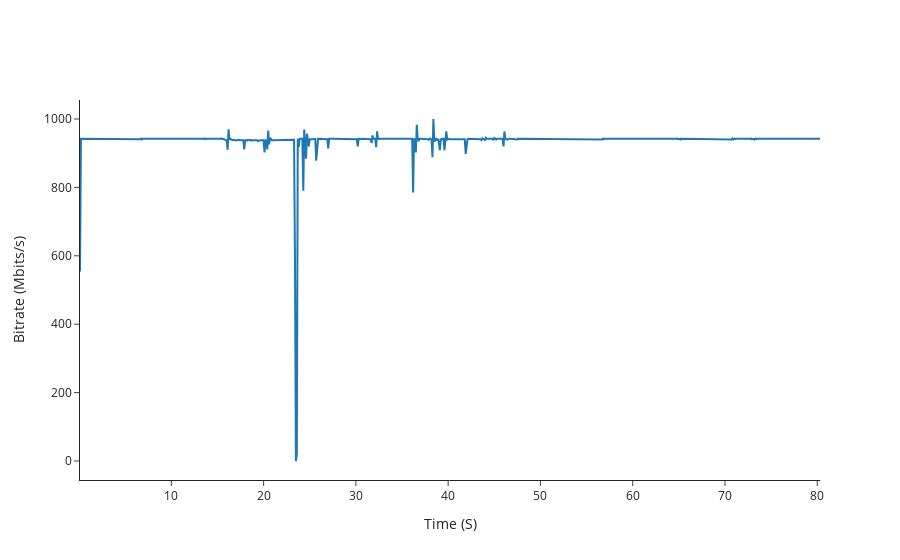
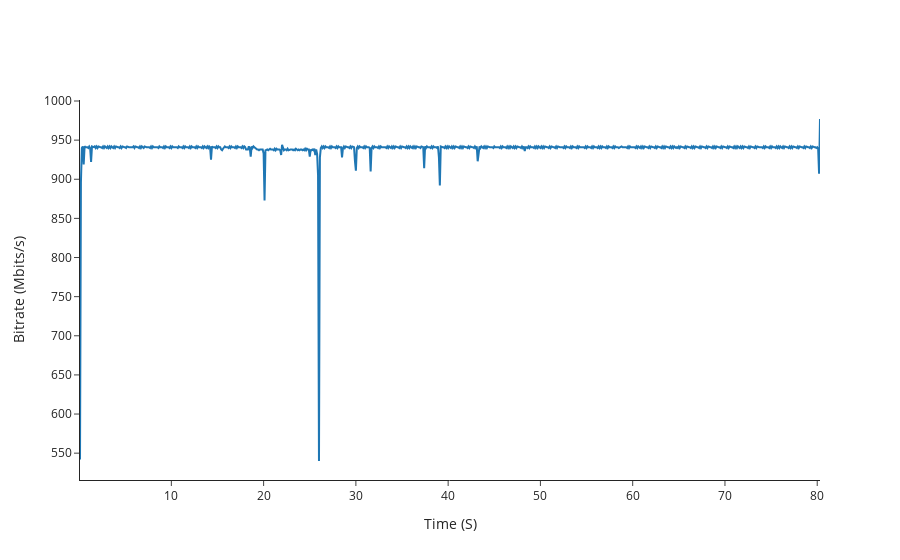
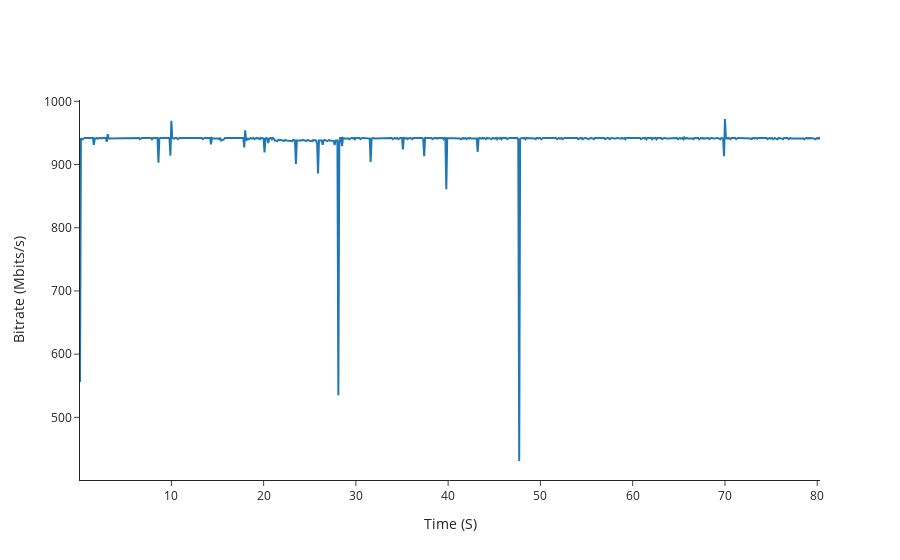
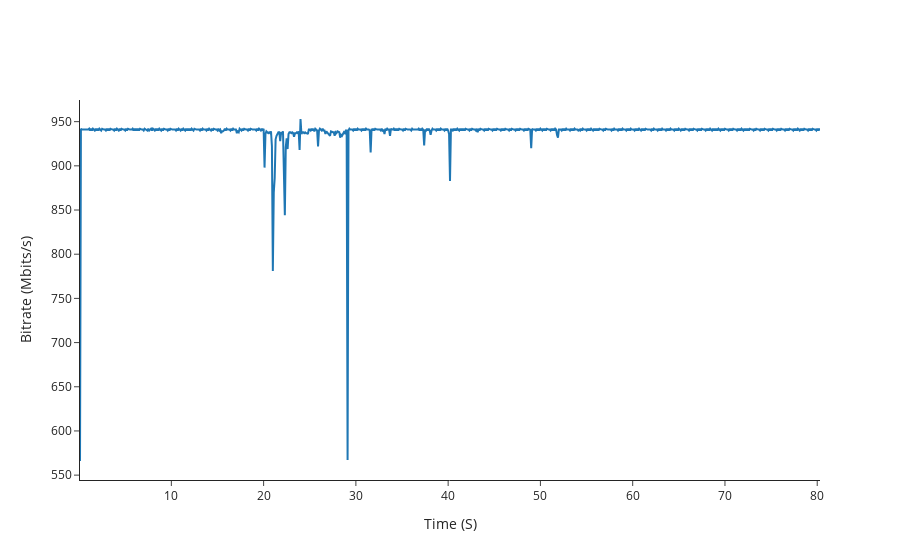

The notebook cell saved with these charts, in order:
### Code cell
def plot_graph(data, ram_size):
    layout = go.Layout( xaxis=dict(title='Time (S)'), yaxis=dict(title='Bitrate (Mbits/s)'), template='simple_white' )
    
    trace1 = go.Scatter(x=data['Time'], y=data['Bitrate'], name='Bitrate', mode='lines')
    fig = go.Figure(data=[trace1], layout=layout)
    
    fig.write_image(f"./iperf_{ram_size}.png",scale=1, width=1920)
    
    fig.show()

for file in os.listdir(".\iperf"):
    if file.endswith(".csv"):
        print(f'Generated Graph For RAM {file.split("_")[1].strip("ram")} ')
        csv_data = pd.read_csv(f'S:\Python Virtual ENV\Chart Generation\iperf\\{file}')
        plot_graph(csv_data, file.split("_")[1].strip("ram"))
        print("\n")

### Figure 1 — Plotly figure (JSON) as saved in the notebook; plotly's stock layout.template omitted (floating-point values rounded to 4 significant figures; data arrays with more than 128 entries replaced by an {"elided": "..."} marker saying what was removed)
{"data": [{"mode": "lines", "name": "Bitrate", "x": {"elided": "803 float values"}, "y": {"elided": "803 float values"}, "type": "scatter"}], "layout": {"xaxis": {"title": {"text": "Time (S)"}}, "yaxis": {"title": {"text": "Bitrate (Mbits/s)"}}}}

### Figure 2 — Plotly figure (JSON) as saved in the notebook; plotly's stock layout.template omitted (floating-point values rounded to 4 significant figures; data arrays with more than 128 entries replaced by an {"elided": "..."} marker saying what was removed)
{"data": [{"mode": "lines", "name": "Bitrate", "x": {"elided": "803 float values"}, "y": {"elided": "803 int values"}, "type": "scatter"}], "layout": {"xaxis": {"title": {"text": "Time (S)"}}, "yaxis": {"title": {"text": "Bitrate (Mbits/s)"}}}}

### Figure 3 — Plotly figure (JSON) as saved in the notebook; plotly's stock layout.template omitted (floating-point values rounded to 4 significant figures; data arrays with more than 128 entries replaced by an {"elided": "..."} marker saying what was removed)
{"data": [{"mode": "lines", "name": "Bitrate", "x": {"elided": "803 float values"}, "y": {"elided": "803 int values"}, "type": "scatter"}], "layout": {"xaxis": {"title": {"text": "Time (S)"}}, "yaxis": {"title": {"text": "Bitrate (Mbits/s)"}}}}

### Figure 4 — Plotly figure (JSON) as saved in the notebook; plotly's stock layout.template omitted (floating-point values rounded to 4 significant figures; data arrays with more than 128 entries replaced by an {"elided": "..."} marker saying what was removed)
{"data": [{"mode": "lines", "name": "Bitrate", "x": {"elided": "803 float values"}, "y": {"elided": "803 int values"}, "type": "scatter"}], "layout": {"xaxis": {"title": {"text": "Time (S)"}}, "yaxis": {"title": {"text": "Bitrate (Mbits/s)"}}}}
